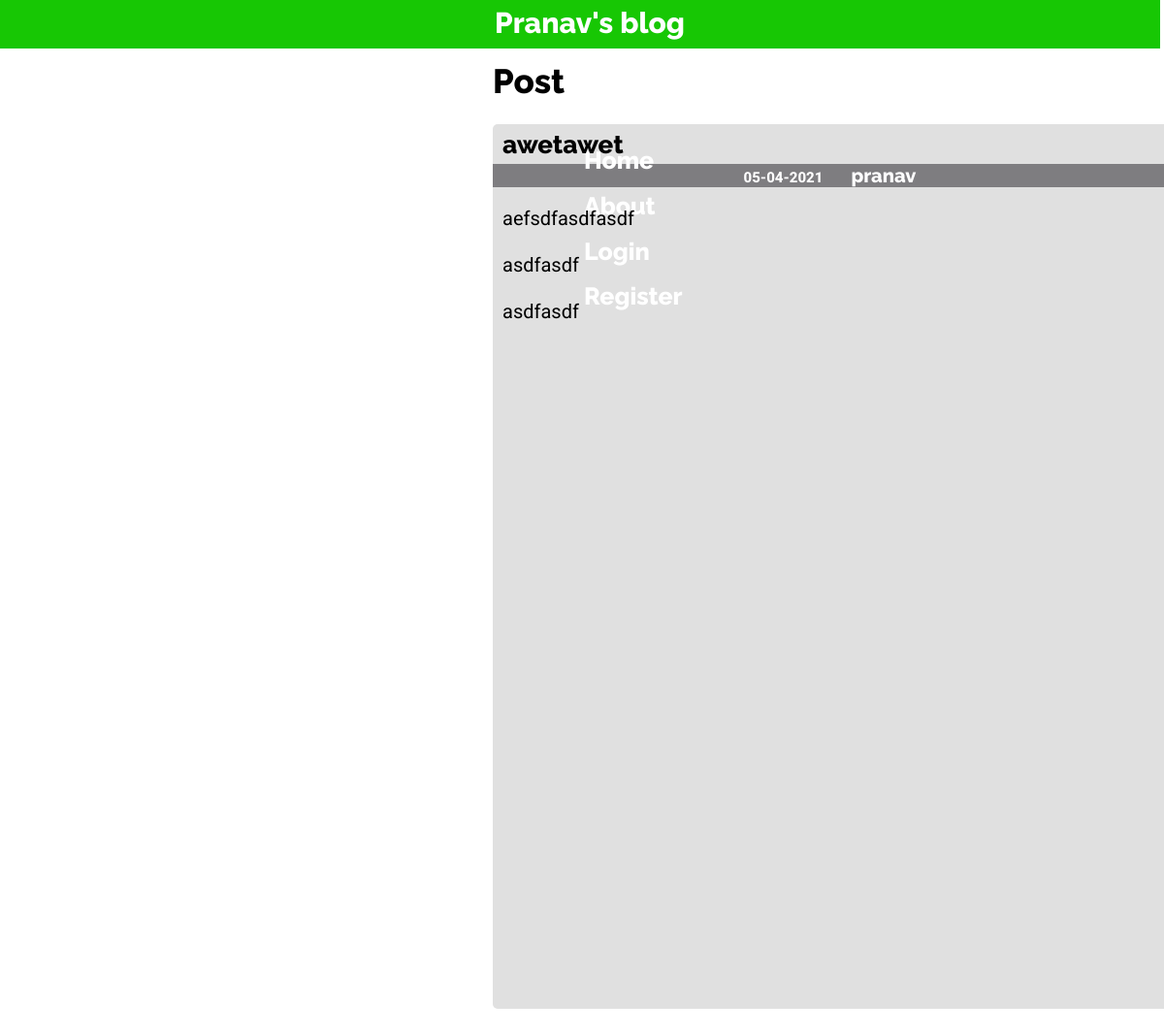
/pranav/post/9, run on the app's committed database.
### flaskblog/models.py (models this page shows, shortened)
class Post(db.Model):
    id = db.Column(db.Integer,primary_key=True)
    date = db.Column(db.DateTime,nullable=False,default=dt.datetime.utcnow)
    title = db.Column(db.String(35),nullable=False)
    content = db.Column(db.Text,nullable=False)
    user_id = db.Column(db.Integer,db.ForeignKey('user.id'),nullable=False)

class User(db.Model,UserMixin):
    id = db.Column(db.Integer,primary_key=True)
    username = db.Column(db.String(20),unique=True,nullable=False)
    email = db.Column(db.String(120),unique=True,nullable=False)
    image_file = db.Column(db.String(20),nullable=False,default='default.png')
    password = db.Column(db.String(60),nullable=False)
    posts = db.relationship('Post',backref='author',lazy=True)

### flaskblog/posts/routes.py (the view)
@posts.route("/<username>/post/<id>")
def post_page(username,id):
    post = Post.query.filter_by(id=id).first()
    post_div_length = ((len(post.content)/3000)+1)*900
    return render_template("post_page.html",title="Post",post=post,post_div_length=post_div_length)

### flaskblog/templates/post_page.html (shortened to what this page needs)
{% extends "layout.html" %}
{% block content %}
  <h1 style="margin-left:500px;">Post</h1>
  <div class="post" style="margin-top:0px;height:{{ post_div_length }}px;width:700px;">
    <div style="height:1px;"></div>
    <h1 style="margin-top:5px;margin-bottom:25px;font-size:26px;">{{ post.title }}</h1>
    <div style="text-align:center;background-color:#7e7d80;color:white;">
      <h2 style="display:inline;margin-right:15px;font-family:'Roboto',sans-serif;font-size:15px;">{{ post.date.strftime('%d-%m-%Y') }}</h2>
      <h2 style="display:inline;margin-right:15px;"><a style="text-decoration:none;color:inherit;" href="{{ url_for('profile',username=post.author.username) }}">{{ post.author.username }}</a></h2>
    </div>
    <pre style="white-space:pre-wrap;"><h3 style="font-family:'Roboto',sans-serif;font-weight:normal;">{{ post.content }}</h3></pre>
  </div>
{% endblock content %}

### flaskblog/static/css/layout.css (style rules this page uses)
.post { height:500px; width:500px; background-color: #e0e0e0; margin-top: 50px; margin-bottom: auto; margin-right: auto; margin-left: 500px; border-radius: 5px; }
h1 { font-family: 'Raleway', sans-serif; font-weight: 800; font-size: 35px; margin-left: 10px; }
h2 { font-family: 'Raleway', sans-serif; font-weight: 800; font-size: 20px; margin-left: 10px; }
h3 { font-family: 'Raleway', sans-serif; font-weight: 700; font-size: 20px; margin-left: 10px; }

### data on the page
Post: title "awetawet", date "05-04-2021", content "aefsdfasdfasdf asdfasdf asdfasdf"
User: author.username "pranav"
